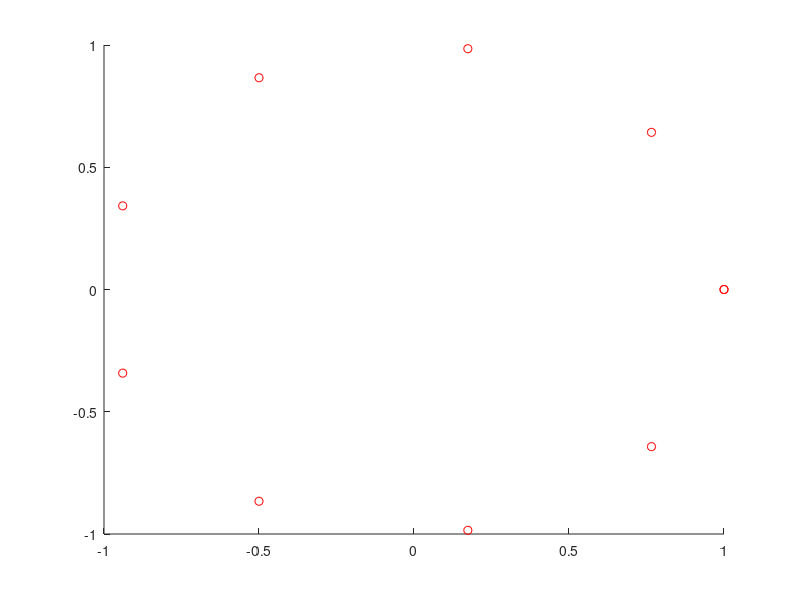

MATLAB code to generate this figure:
close all;
clear all;

m=10;

A = rand(2);
% m = 20;
angles = linspace(0,2*pi,m);
f = @(theta) [cos(theta),sin(theta)];
r = arrayfun(@(i)f(angles(i)),1:m,'UniformOutput',false);
pt = reshape(cell2mat(r),[2 m]);

% line(pt(1,:),pt(2,:));
hold on
plot(pt(1,:),pt(2,:),'ro')


function [x, y]=cirrdnPJ(x1,y1,rc)
%the function, must be on a folder in matlab path
    a=2*pi*rand;
    r=sqrt(rand);
    x=(rc*r)*cos(a)+x1;
    y=(rc*r)*sin(a)+y1;
end



%multiply points with A
% r = arrayfun(@(i)A*pt(:,i),1:m,'UniformOutput',false);
% r{:}